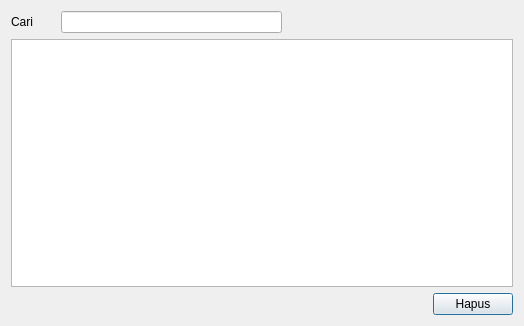
<?xml version="1.0" encoding="UTF-8"?>
<ui version="4.0">
 <class>ManagerCustomerDialog</class>
 <widget class="QDialog" name="ManagerCustomerDialog">
  <property name="geometry">
   <rect>
    <x>0</x>
    <y>0</y>
    <width>524</width>
    <height>326</height>
   </rect>
  </property>
  <property name="minimumSize">
   <size>
    <width>524</width>
    <height>326</height>
   </size>
  </property>
  <property name="maximumSize">
   <size>
    <width>524</width>
    <height>326</height>
   </size>
  </property>
  <property name="windowTitle">
   <string>Kelola data konsumen</string>
  </property>
  <layout class="QVBoxLayout" name="verticalLayout">
   <property name="sizeConstraint">
    <enum>QLayout::SetDefaultConstraint</enum>
   </property>
   <item>
    <widget class="QWidget" name="widget" native="true">
     <property name="maximumSize">
      <size>
       <width>271</width>
       <height>22</height>
      </size>
     </property>
     <layout class="QHBoxLayout" name="horizontalLayout" stretch="1,5">
      <property name="leftMargin">
       <number>0</number>
      </property>
      <property name="topMargin">
       <number>0</number>
      </property>
      <property name="rightMargin">
       <number>0</number>
      </property>
      <property name="bottomMargin">
       <number>0</number>
      </property>
      <item>
       <widget class="QLabel" name="label">
        <property name="text">
         <string>Cari</string>
        </property>
       </widget>
      </item>
      <item>
       <widget class="QLineEdit" name="lineEdit"/>
      </item>
     </layout>
    </widget>
   </item>
   <item>
    <widget class="QTableView" name="tableView">
     <property name="contextMenuPolicy">
      <enum>Qt::DefaultContextMenu</enum>
     </property>
     <property name="sizeAdjustPolicy">
      <enum>QAbstractScrollArea::AdjustToContents</enum>
     </property>
     <property name="editTriggers">
      <set>QAbstractItemView::NoEditTriggers</set>
     </property>
     <property name="alternatingRowColors">
      <bool>false</bool>
     </property>
     <property name="selectionBehavior">
      <enum>QAbstractItemView::SelectRows</enum>
     </property>
     <property name="verticalScrollMode">
      <enum>QAbstractItemView::ScrollPerPixel</enum>
     </property>
     <property name="horizontalScrollMode">
      <enum>QAbstractItemView::ScrollPerPixel</enum>
     </property>
     <attribute name="horizontalHeaderStretchLastSection">
      <bool>true</bool>
     </attribute>
     <attribute name="verticalHeaderVisible">
      <bool>false</bool>
     </attribute>
     <attribute name="verticalHeaderMinimumSectionSize">
      <number>15</number>
     </attribute>
     <attribute name="verticalHeaderDefaultSectionSize">
      <number>18</number>
     </attribute>
    </widget>
   </item>
   <item alignment="Qt::AlignRight">
    <widget class="QPushButton" name="pushButton">
     <property name="text">
      <string>Hapus</string>
     </property>
    </widget>
   </item>
  </layout>
 </widget>
 <resources/>
 <connections/>
</ui>
